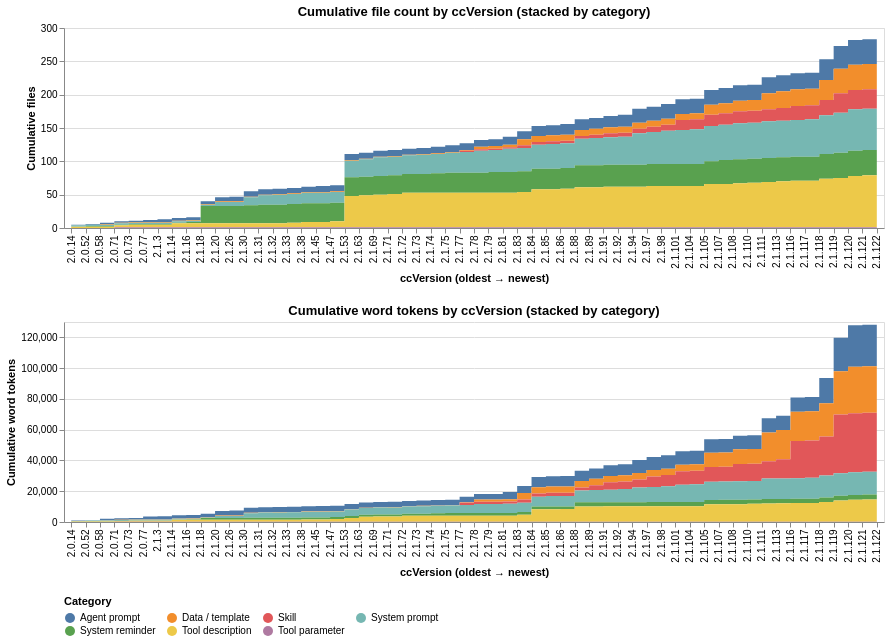

Notebook code for this chart:
### Markdown cell above
### Corpus growth across ccVersion (cumulative)

Before showing cumulative metric trends, contextualize the denominator: how many files (and how many word tokens) does the corpus contain by each ccVersion? An area chart stacked by category answers "by version V, what does the corpus look like?" — every cumulative running mean below depends on this denominator. Versions where one category contributed many new files in a single bump are visible as steps; flat horizontal stretches are versions that added nothing.

### Code cell
"""Corpus growth: cumulative file count and word count by ccVersion, stacked by category.

Provides the denominator context for every cumulative-mean chart below: at version V
how many files / how many tokens does the corpus contain so far?
"""

# Sorted ccVersion strings (semver-tuple), excluding empty.
df_growth = alt_df[alt_df["ccVersion"] != ""].copy.sort_values("ccVersion_sort")
ver_order_growth = df_growth.drop_duplicates("ccVersion")["ccVersion"].tolist

# Per-(version, category) increments.
inc = (df_growth.groupby(["category", "ccVersion", "ccVersion_sort"], as_index=False).agg(files_added=("path", "size"),
 tokens_added=("n_tokens", "sum")))

# Build a complete (category, ccVersion) grid so the area steps even when a
# category contributes zero files at a given version.
all_cats = sorted(inc["category"].unique)
grid = pd.MultiIndex.from_product([all_cats, ver_order_growth],
 names=["category", "ccVersion"]).to_frame(index=False)
ver_to_sort = dict(zip(df_growth["ccVersion"], df_growth["ccVersion_sort"]))
grid["ccVersion_sort"] = grid["ccVersion"].map(ver_to_sort)

filled = (grid.merge(inc[["category", "ccVersion", "files_added", "tokens_added"]],
 on=["category", "ccVersion"], how="left").fillna({"files_added": 0, "tokens_added": 0}).sort_values(["category", "ccVersion_sort"]))
filled["cum_files"] = filled.groupby("category")["files_added"].cumsum.astype(int)
filled["cum_tokens"] = filled.groupby("category")["tokens_added"].cumsum.astype(int)

cat_color_v = alt.Color("category:N",
 scale=alt.Scale(domain=_cat_domain, range=_cat_range),
 legend=alt.Legend(title="Category", orient="bottom", columns=4))

files_chart = (
 alt.Chart(filled).mark_area(interpolate="step-after").encode(
 x=alt.X("ccVersion:N", sort=ver_order_growth,
 title="ccVersion (oldest → newest)",
 axis=alt.Axis(labelAngle=-90, labelLimit=80, labelOverlap=False)),
 y=alt.Y("cum_files:Q", title="Cumulative files"),
 color=cat_color_v,
 tooltip=[alt.Tooltip("ccVersion:N"),
 alt.Tooltip("category:N"),
 alt.Tooltip("cum_files:Q", format=",")]).properties(width=820, height=200,
 title="Cumulative file count by ccVersion (stacked by category)")
)

tokens_chart = (
 alt.Chart(filled).mark_area(interpolate="step-after").encode(
 x=alt.X("ccVersion:N", sort=ver_order_growth,
 title="ccVersion (oldest → newest)",
 axis=alt.Axis(labelAngle=-90, labelLimit=80, labelOverlap=False)),
 y=alt.Y("cum_tokens:Q", title="Cumulative word tokens"),
 color=cat_color_v,
 tooltip=[alt.Tooltip("ccVersion:N"),
 alt.Tooltip("category:N"),
 alt.Tooltip("cum_tokens:Q", format=",")]).properties(width=820, height=200,
 title="Cumulative word tokens by ccVersion (stacked by category)")
)

files_chart & tokens_chart

### Figure 1 — Vega-Lite specification as saved in the notebook (floating-point values rounded to 4 significant figures; data arrays with more than 128 entries replaced by an {"elided": "..."} marker saying what was removed)
{"config": {"view": {"continuousWidth": 300, "continuousHeight": 300}}, "vconcat": [{"mark": {"type": "area", "interpolate": "step-after"}, "encoding": {"color": {"field": "category", "legend": {"columns": 4, "orient": "bottom", "title": "Category"}, "scale": {"domain": ["Agent prompt", "Data / template", "Skill", "System prompt", "System reminder", "Tool description", "Tool parameter"], "range": ["#4e79a7", "#f28e2c", "#e15759", "#76b7b2", "#59a14f", "#edc949", "#af7aa1"]}, "type": "nominal"}, "tooltip": [{"field": "ccVersion", "type": "nominal"}, {"field": "category", "type": "nominal"}, {"field": "cum_files", "format": ",", "type": "quantitative"}], "x": {"axis": {"labelAngle": -90, "labelLimit": 80, "labelOverlap": false}, "field": "ccVersion", "sort": ["2.0.14", "2.0.52", "2.0.58", "2.0.71", "2.0.73", "2.0.77", "2.1.3", "2.1.14", "2.1.16", "2.1.18", "2.1.20", "2.1.26", "2.1.30", "2.1.31", "2.1.32", "2.1.33", "2.1.38", "2.1.45", "2.1.47", "2.1.53", "2.1.63", "2.1.69", "2.1.71", "2.1.72", "2.1.73", "2.1.74", "2.1.75", "2.1.77", "2.1.78", "2.1.79", "2.1.81", "2.1.83", "2.1.84", "2.1.85", "2.1.86", "2.1.88", "2.1.89", "2.1.91", "2.1.92", "2.1.94", "2.1.97", "2.1.98", "2.1.101", "2.1.104", "2.1.105", "2.1.107", "2.1.108", "2.1.110", "2.1.111", "2.1.113", "2.1.116", "2.1.117", "2.1.118", "2.1.119", "2.1.120", "2.1.121", "2.1.122"], "title": "ccVersion (oldest → newest)", "type": "nominal"}, "y": {"field": "cum_files", "title": "Cumulative files", "type": "quantitative"}}, "height": 200, "title": "Cumulative file count by ccVersion (stacked by category)", "width": 820}, {"mark": {"type": "area", "interpolate": "step-after"}, "encoding": {"color": {"field": "category", "legend": {"columns": 4, "orient": "bottom", "title": "Category"}, "scale": {"domain": ["Agent prompt", "Data / template", "Skill", "System prompt", "System reminder", "Tool description", "Tool parameter"], "range": ["#4e79a7", "#f28e2c", "#e15759", "#76b7b2", "#59a14f", "#edc949", "#af7aa1"]}, "type": "nominal"}, "tooltip": [{"field": "ccVersion", "type": "nominal"}, {"field": "category", "type": "nominal"}, {"field": "cum_tokens", "format": ",", "type": "quantitative"}], "x": {"axis": {"labelAngle": -90, "labelLimit": 80, "labelOverlap": false}, "field": "ccVersion", "sort": ["2.0.14", "2.0.52", "2.0.58", "2.0.71", "2.0.73", "2.0.77", "2.1.3", "2.1.14", "2.1.16", "2.1.18", "2.1.20", "2.1.26", "2.1.30", "2.1.31", "2.1.32", "2.1.33", "2.1.38", "2.1.45", "2.1.47", "2.1.53", "2.1.63", "2.1.69", "2.1.71", "2.1.72", "2.1.73", "2.1.74", "2.1.75", "2.1.77", "2.1.78", "2.1.79", "2.1.81", "2.1.83", "2.1.84", "2.1.85", "2.1.86", "2.1.88", "2.1.89", "2.1.91", "2.1.92", "2.1.94", "2.1.97", "2.1.98", "2.1.101", "2.1.104", "2.1.105", "2.1.107", "2.1.108", "2.1.110", "2.1.111", "2.1.113", "2.1.116", "2.1.117", "2.1.118", "2.1.119", "2.1.120", "2.1.121", "2.1.122"], "title": "ccVersion (oldest → newest)", "type": "nominal"}, "y": {"field": "cum_tokens", "title": "Cumulative word tokens", "type": "quantitative"}}, "height": 200, "title": "Cumulative word tokens by ccVersion (stacked by category)", "width": 820}], "data": {"name": "data-1e3101733b971a65b2f73e92ffa970ae"}, "$schema": "https://vega.github.io/schema/vega-lite/v6.4.1.json", "datasets": {"data-1e3101733b971a65b2f73e92ffa970ae": {"elided": "399 records"}}}
